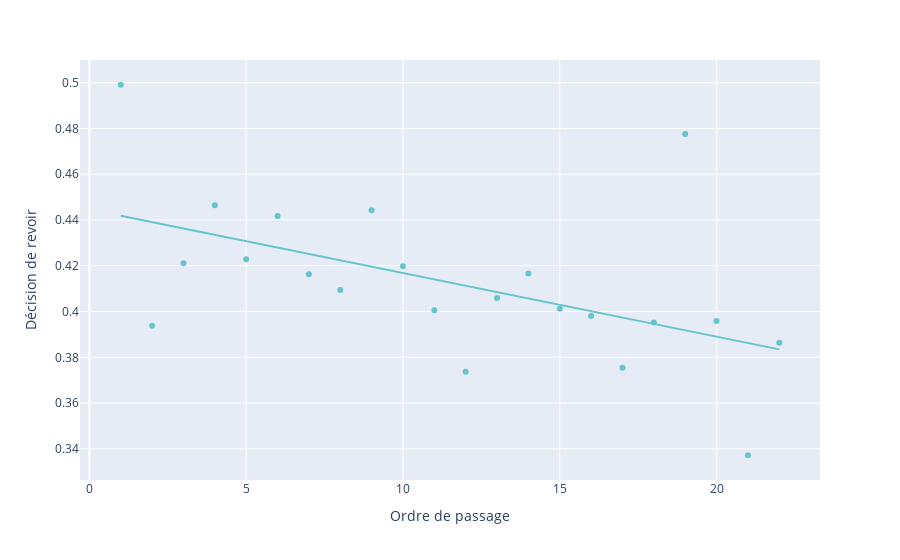

Write notebook code for a chart like this one.
### Markdown cell above
Le dataset est propre

### Code cell
# Moyenne des décisions de revoir le partenaire en fonction de l’ordre
order_dec = df_sd.groupby("order")["dec"].mean().reset_index()

fig = px.scatter(order_dec, x = "order", y = "dec", trendline = "ols", color_discrete_sequence=px.colors.qualitative.Pastel)
fig.update_layout(xaxis_title="Ordre de passage", yaxis_title="Décision de revoir")
fig.show()

### Figure 1 — Plotly figure (JSON) as saved in the notebook; plotly's stock layout.template omitted (floating-point values rounded to 4 significant figures)
{"data": [{"hovertemplate": "order=%{x}<br>dec=%{y}<extra></extra>", "legendgroup": "", "marker": {"color": "rgb(102, 197, 204)", "symbol": "circle"}, "mode": "markers", "name": "", "orientation": "v", "showlegend": false, "type": "scatter", "x": [1, 2, 3, 4, 5, 6, 7, 8, 9, 10, 11, 12, 13, 14, 15, 16, 17, 18, 19, 20, 21, 22], "xaxis": "x", "y": [0.4991, 0.3938, 0.4211, 0.4465, 0.4229, 0.4418, 0.4163, 0.4094, 0.4442, 0.4198, 0.4005, 0.3737, 0.4059, 0.4167, 0.4012, 0.398, 0.3755, 0.3953, 0.4775, 0.3958, 0.3372, 0.3864], "yaxis": "y"}, {"hovertemplate": "<b>OLS trendline</b><br>dec = -0.0027797 * order + 0.444631<br>R<sup>2</sup>=0.266265<br><br>order=%{x}<br>dec=%{y} <b>(trend)</b><extra></extra>", "legendgroup": "", "marker": {"color": "rgb(102, 197, 204)", "symbol": "circle"}, "mode": "lines", "name": "", "showlegend": false, "type": "scatter", "x": [1, 2, 3, 4, 5, 6, 7, 8, 9, 10, 11, 12, 13, 14, 15, 16, 17, 18, 19, 20, 21, 22], "xaxis": "x", "y": [0.4419, 0.4391, 0.4363, 0.4335, 0.4307, 0.428, 0.4252, 0.4224, 0.4196, 0.4168, 0.4141, 0.4113, 0.4085, 0.4057, 0.4029, 0.4002, 0.3974, 0.3946, 0.3918, 0.389, 0.3863, 0.3835], "yaxis": "y"}], "layout": {"legend": {"tracegroupgap": 0}, "margin": {"t": 60}, "xaxis": {"anchor": "y", "domain": [0, 1], "title": {"text": "Ordre de passage"}}, "yaxis": {"anchor": "x", "domain": [0, 1], "title": {"text": "Décision de revoir"}}}}
